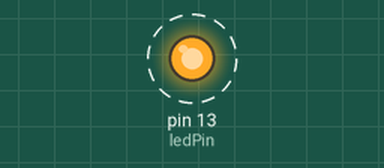
Simulated run of this sketch. Board: Arduino Uno, built with avr-gcc and run on an emulated ATmega328P. Shown: output pins drawn as LEDs (lit = HIGH). Dashed ring = blinking.

Above: at 0.5 s.
Timing chart, 0 to 4.6 s (numbered marks = the images above):
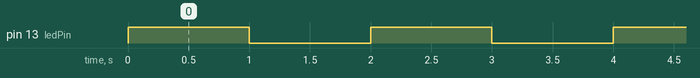

Measured:
- by itself, pin 13 (ledPin): alternates HIGH for 1.0 s and LOW for 1.0 s

The sketch:

Variables.ino
```cpp
int ledPin = 13;  // Declaring this outside a function makes it global scope

void setup() {
  // put your setup code here, to run once:

  pinMode(ledPin, OUTPUT);    // Set pin 13 as an output (so we can send a signal to it)
}

void loop() {
  // put your main code here, to run repeatedly:

  const int oneSecond = 1000;         // const makes the variable readonly after it's declared
  digitalWrite(ledPin, HIGH);         // Turn signal on for built-in LED
  delay(oneSecond);                   // Delay for 1 second (1000 milliseconds)
  digitalWrite(ledPin, LOW);          // Turn signal off for built-in LED
  delay(oneSecond);
}
/*
  This is
  a block
  comment
*/
```
